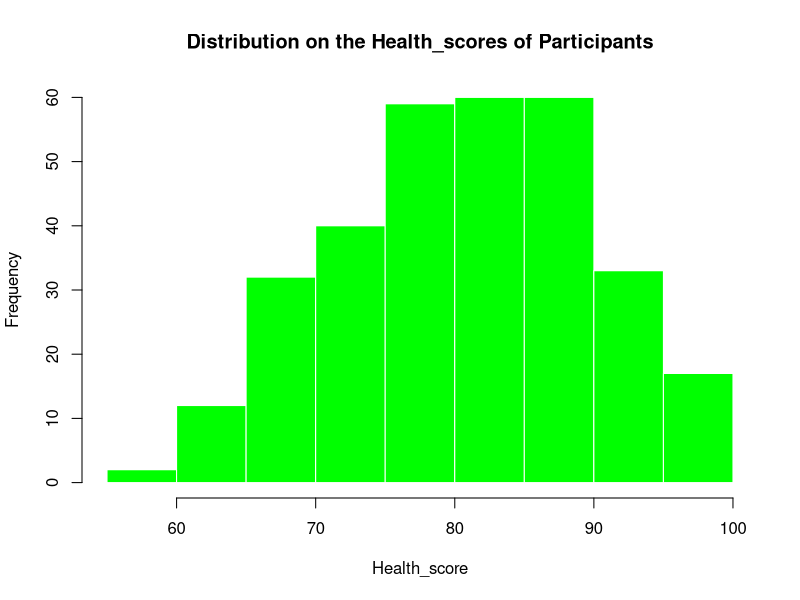

The R script that drew this image:
# ASSIGNMENT 1
# DATASET: GLOBAL LIFESTYLE AND WELLNESS DATASET

# 1.) SETTING UP THE ENVIRONMENT
# ===================================================
setwd("C:/Users/hp/OneDrive/Documents/R-STEM For Developement/Assigment_Files")
getwd()

# Importing the dataset:
Global_lifestyle <- read.csv("Global_Lifestyle_and_Wellness_Dataset.csv", header = TRUE)

# 2.) OVERVIEW OF DATASET:
head(Global_lifestyle) # Gives first 5 rows of data

str(Global_lifestyle) # Gives description of each feature variable and available data

summary(Global_lifestyle) # Summarize the entire dataset

# 3.) DESCRIPTIVE STATISTICS
# ===================================================
# a.) Age
Age_mean <- mean(Global_lifestyle$Age)
Age_mean # Average age: 42.25079

Age_med <- median(Global_lifestyle$Age)
Age_med  # Median age: 43

Age_sd <- sd(Global_lifestyle$Age)
Age_sd #  Age std: 13.1002

summary(c(Age_mean,Age_med,Age_sd))

# b.) BMI

BMI_mean <- mean(Global_lifestyle$BMI)
BMI_mean  # BMI mean: 26.584

BMI_med <- median(Global_lifestyle$BMI)
BMI_med  # BMI median: 26.3

BMI_sd <- sd(Global_lifestyle$BMI)
BMI_sd  # BMI std: 5.003

summary(c(BMI_mean,BMI_med,BMI_sd))

# c.) Health_Score
Health_Score_mean <- mean(Global_lifestyle$Health_Score)
Health_Score_mean  # Health_Score mean: 80.786

Health_Score_med <- median(Global_lifestyle$Health_Score)
Health_Score_med   # Health_Score median: 81.3

Health_Score_sd <- sd(Global_lifestyle$Health_Score)
Health_Score_sd   # Health_Score std: 9.027188
summary(c(Health_Score_mean,Health_Score_med,Health_Score_sd))

# 4.) FILTERING AND SUBSETTING
#======================================================
# a.) Find all participants with Health_score > 85

Global_lifestyle[Global_lifestyle$Health_Score > 80.786,]$Region

# Health outcomes of participants greater than the mean
table(Global_lifestyle[Global_lifestyle$Health_Score > 80.786, ]$Region)

# Highest Health outcome - Europe with counts of 30

Participants <- subset(Global_lifestyle, Health_Score > 85)
Participants

length(Global_lifestyle$Region)

# b.) How are from Asia
table(Global_lifestyle$Region)

# We observe that 60 participants are from Asia

# 5.) CREATING A SIMPLE VISUALIZATION
# =============================================
hist(Global_lifestyle$Health_Score, main = "Distribution on the Health_scores of Participants",
     xlab = "Health_score", col = "green", border = "white")

# 6.) INTERPRETATION
# ===========================================
# i. The variable with the highest variability is Age with std of 13.1002

# ii. Average of Health Score is 80.786

# iii. The region which appear with higher health outcomes is Europe with counts of 30
  